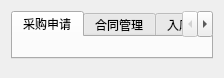
<?xml version="1.0" encoding="UTF-8"?>
<ui version="4.0">
 <class>Form</class>
 <widget class="QWidget" name="Form">
  <property name="geometry">
   <rect>
    <x>0</x>
    <y>0</y>
    <width>224</width>
    <height>78</height>
   </rect>
  </property>
  <property name="windowTitle">
   <string>Form</string>
  </property>
  <layout class="QVBoxLayout" name="verticalLayout" stretch="1,5">
   <item>
    <widget class="QTabWidget" name="tabWidget">
     <property name="currentIndex">
      <number>0</number>
     </property>
     <widget class="QWidget" name="tab">
      <attribute name="title">
       <string>采购申请</string>
      </attribute>
      <layout class="QVBoxLayout" name="verticalLayout_3">
       <property name="leftMargin">
        <number>0</number>
       </property>
       <property name="rightMargin">
        <number>0</number>
       </property>
       <item>
        <layout class="QVBoxLayout" name="verticalLayout_requisition_tab"/>
       </item>
      </layout>
     </widget>
     <widget class="QWidget" name="tab_2">
      <attribute name="title">
       <string>合同管理</string>
      </attribute>
      <layout class="QVBoxLayout" name="verticalLayout_4">
       <item>
        <layout class="QVBoxLayout" name="verticalLayout_contract_tab"/>
       </item>
      </layout>
     </widget>
     <widget class="QWidget" name="tab_3">
      <attribute name="title">
       <string>入库报销</string>
      </attribute>
      <layout class="QVBoxLayout" name="verticalLayout_6">
       <item>
        <layout class="QVBoxLayout" name="verticalLayout_acceptance_tab"/>
       </item>
      </layout>
     </widget>
     <widget class="QWidget" name="tab_4">
      <attribute name="title">
       <string>单据打印</string>
      </attribute>
      <layout class="QVBoxLayout" name="verticalLayout_8">
       <item>
        <layout class="QVBoxLayout" name="verticalLayout_printer_tab"/>
       </item>
      </layout>
     </widget>
    </widget>
   </item>
   <item>
    <layout class="QHBoxLayout" name="horizontalLayout_inventory">
     <property name="spacing">
      <number>0</number>
     </property>
    </layout>
   </item>
  </layout>
 </widget>
 <resources/>
 <connections/>
</ui>
